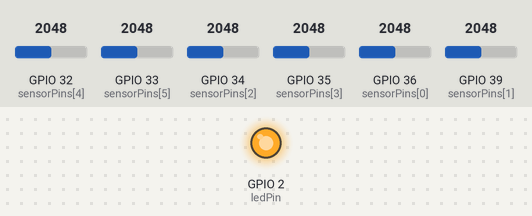
Simulated run of this sketch. Board: ESP32. On the bench: output pins drawn as LEDs (lit = HIGH). Inputs (shaded band) come from the test bench; at power-on: GPIO 32 (sensorPins[4]) = 2048, GPIO 33 (sensorPins[5]) = 2048, GPIO 34 (sensorPins[2]) = 2048, GPIO 35 (sensorPins[3]) = 2048, GPIO 36 (sensorPins[0]) = 2048, GPIO 39 (sensorPins[1]) = 2048. WiFi joins after 1.5 s; servers stay silent unless stated; what the sketch prints to the serial monitor is not drawn.

Above: at 0.1 s.
At 1.8 s:
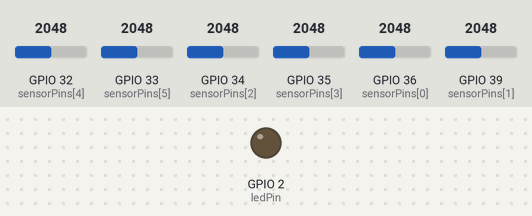
Timing chart, 0 to 3.3 s (numbered marks = the images above):
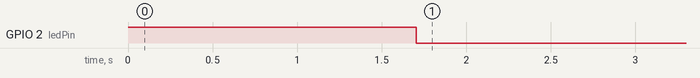

Measured:
- by itself, GPIO 2 (ledPin): HIGH → LOW at 1.7 s

The sketch:

Slave_LEFT.cpp.ino
```cpp
#include <WiFi.h>

#define NUM_SENSORS 6
int sensorPins[NUM_SENSORS] = {36, 39, 34, 35, 32, 33};
const int ledPin = 2;  // Built-in LED
unsigned long lastBlink = 0;
bool ledState = false;

const char* ssid = "SensorNetwork";
const char* password = "12345678";
const char* serverIP = "192.168.4.1";
const uint16_t serverPort = 8080;

void setup() {
    pinMode(ledPin, OUTPUT);
    digitalWrite(ledPin, HIGH);  // LED on initially (not connected)

    Serial.begin(115200);

    WiFi.begin(ssid, password);
    while (WiFi.status() != WL_CONNECTED) {
        delay(500);
        Serial.print(".");
    }
    Serial.println("\nConnected to WiFi");
}

void blinkLED(bool connected) {
    if (!connected) {
        unsigned long currentMillis = millis();
        if (currentMillis - lastBlink >= 250) {  // Blink every 500ms
            ledState = !ledState;
            digitalWrite(ledPin, ledState);
            lastBlink = currentMillis;
        }
    } else {
        digitalWrite(ledPin, LOW);  // LED off when connected
    }
}

void loop() {
    WiFiClient client;
    bool isConnected = false;

    if (client.connect(serverIP, serverPort)) {
        String dataString = "s1,";
        for (int i = 0; i < NUM_SENSORS; i++) {
            dataString += String(analogRead(sensorPins[i]));
            if (i < NUM_SENSORS - 1) {
                dataString += ",";
            }
        }
        dataString += "\n";

        client.print(dataString);
        client.stop();
        isConnected = true;
    } else {
        Serial.println("Connection to server failed");
    }

    blinkLED(isConnected);
    delay(100);
}
```
